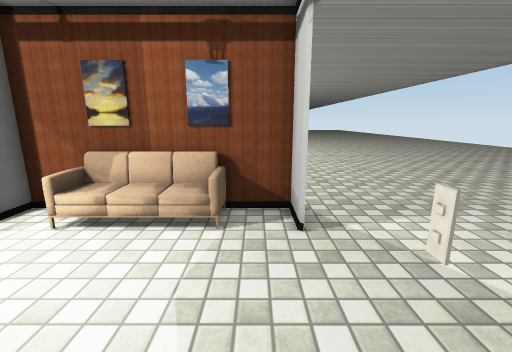
[1] (above)

17 first-person views from a walk through a scene from a Unity 3-D project. The camera is 1.4 m above the floor, tilts 12° down and sees 90° across. Doors are open. The floor is counted in squares, 0.5 m on a side. Each view is taken from the middle of a square. On the plan, view 1 faces up. The plan holds only what a view shows up to about 19 squares ahead; the rest is blank. The place goes on beyond the plan. The player character is not drawn. Some surface patterns are stand-ins.

[2]
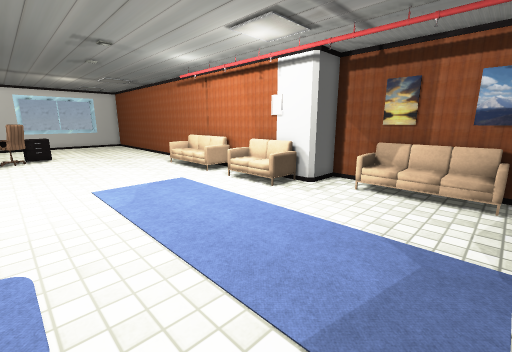

[3]
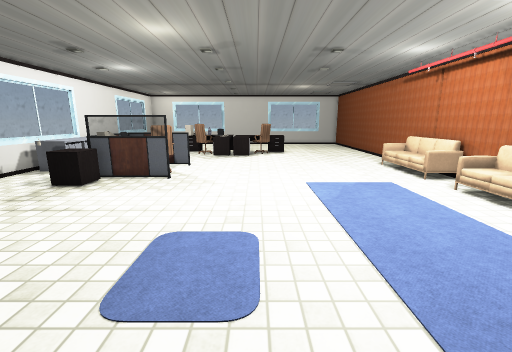

[4]
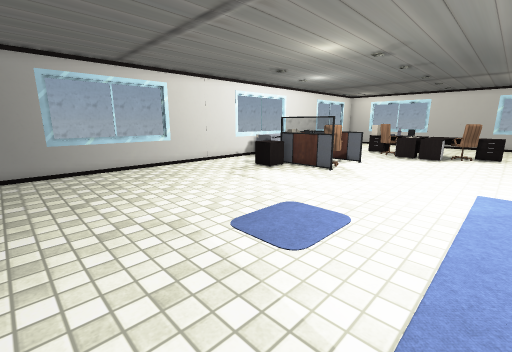

[5]
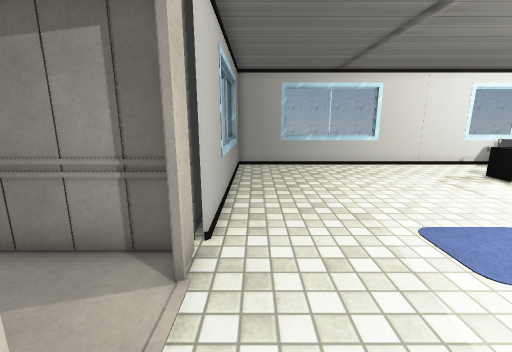

[6]
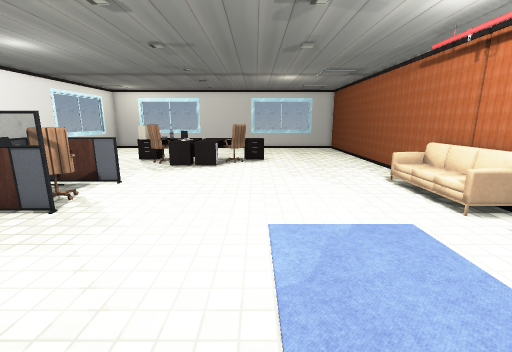

[7]
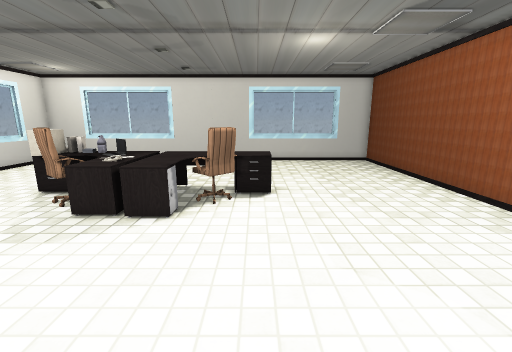

[8]
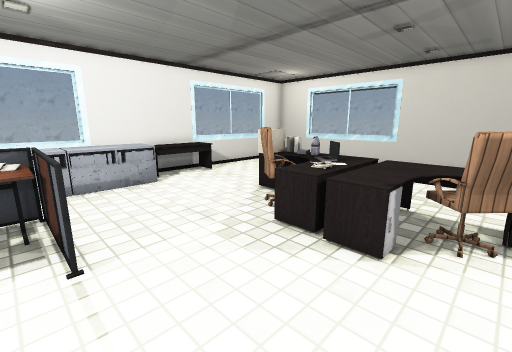

[9]
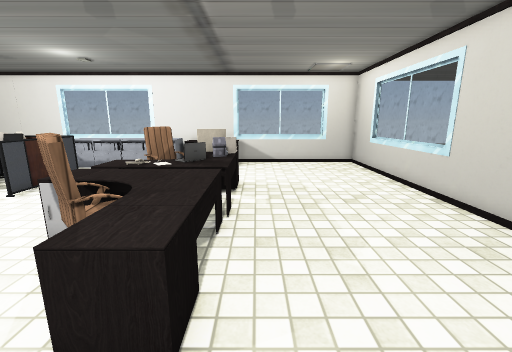

[10]
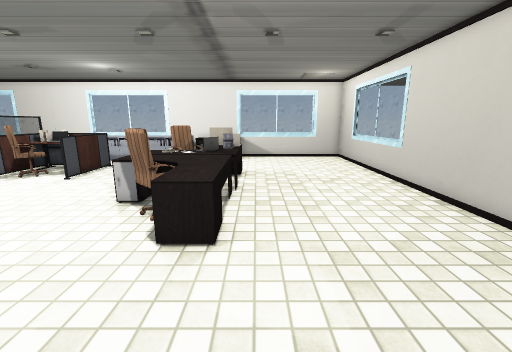

[11]
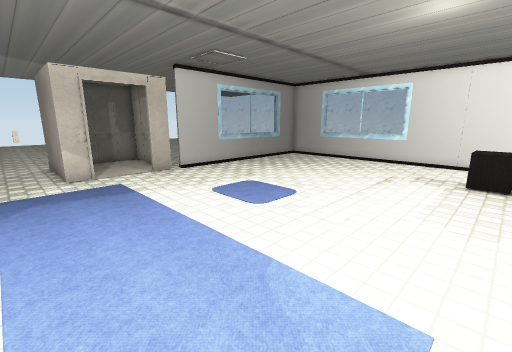

[12]
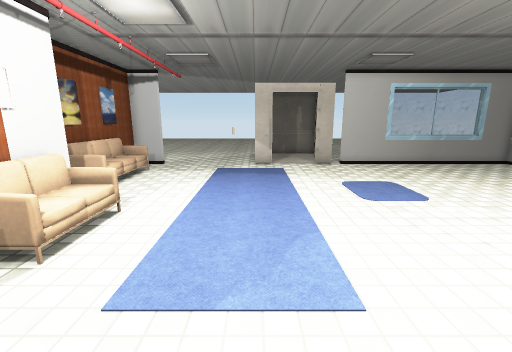

[13]
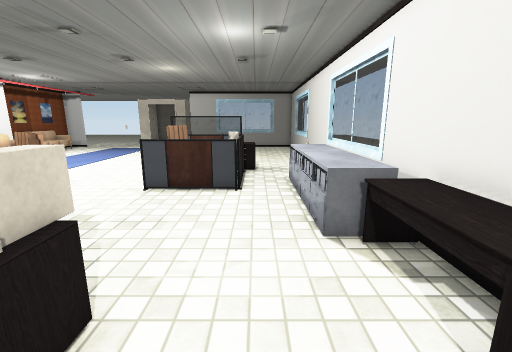

[14]
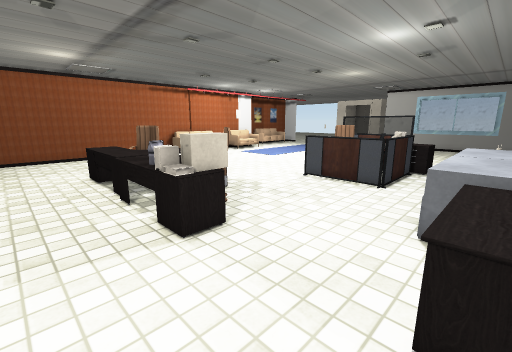

[15]
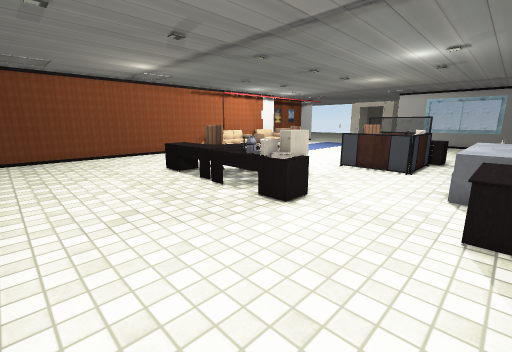

[16]
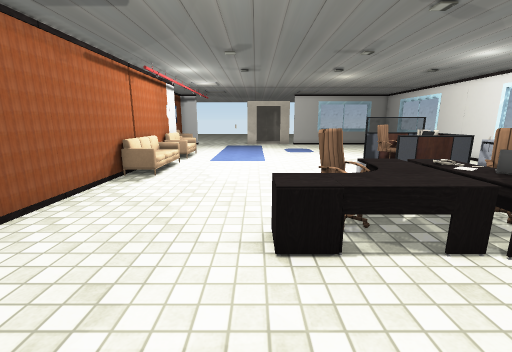

[17]
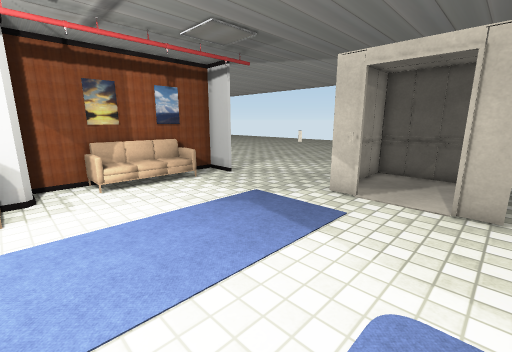

### Floor plan
Key: @ floor where view 1 was taken; # wall or solid block; . floor; D open door; = window, fence, low wall or low ledge; ^ raised ledge; T table; C chair; L laptop; P phone; O other object.
Columns run from 34 left of view 1 to 7 right of it. Each row starts with its distance up from view 1.
 11                                     ......
 10                                     ......
  9                                     ......
  8                           ##########......
  7                           ## OO  =.#......
  6 ################O#########O..O.....DD.....
  5 #...............##OOO#.OO  ........DD.....
  4 #...............O....#.O..O........DD.....
  3 =..................................DD.....
  2 =..................................DD.....
  1 =..................................DD.....
  0 =.................................@DD#####
 -1 =.......TT.........................D ...##
 -2 =.......TT.........................DD...#
 -3 #.......TCCC.......................DD...#
 -4 #.......TCCC.......................DD...##
 -5 #.......TTTTT......................DD#####
 -6 #.......TTTTT......................##.
 -7 #.......TLTO^......................##
 -8 #.......TLCC.......................#
 -9 =.......#TCC....T.CCT..............=
-10 =.......###.....TTCCT..............=
-11 =.......==......TT#OT..............=
-12 =...............TPTT#OO............=
-13 =....................OO............=
-14 #..................................=
-15 #........TTTOOOOOOOO...............##
-16 #.......TTTTTOOOOOOO...............#
-17 ###=====###################======###

Positions as (right, up) in squares from view 1, and headings:
1: (0, 0), facing up
2: (-1, -4), facing up-left
3: (-1, -4), facing left
4: (0, -1), facing down-left
5: (0, 0), facing down
6: (-6, -2), facing left
7: (-15, -2), facing left
8: (-17, -3), facing down-left
9: (-27, 1), facing down
10: (-27, 4), facing down
11: (-13, 2), facing down-right
12: (-16, 0), facing right
13: (-28, -13), facing right
14: (-29, -16), facing up-right
15: (-33, -16), facing up-right
16: (-31, -1), facing right
17: (-8, -5), facing up-right
